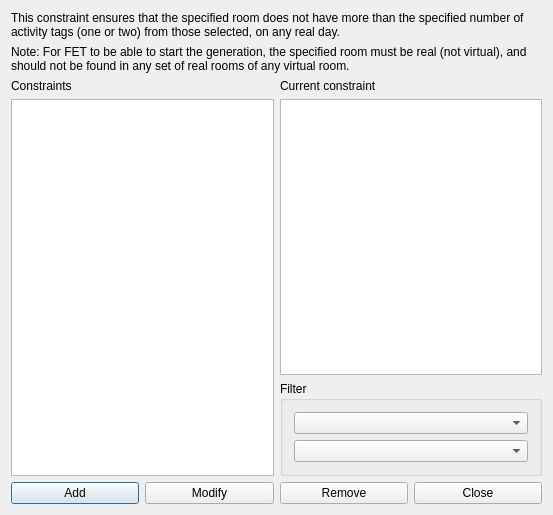
<?xml version="1.0" encoding="UTF-8"?>
<ui version="4.0">
 <class>ConstraintRoomMaxActivityTagsPerRealDayFromSetForm_template</class>
 <widget class="QDialog" name="ConstraintRoomMaxActivityTagsPerRealDayFromSetForm_template">
  <property name="geometry">
   <rect>
    <x>0</x>
    <y>0</y>
    <width>553</width>
    <height>515</height>
   </rect>
  </property>
  <property name="windowTitle">
   <string extracomment="This is the title of the dialog in which you see the list of all constraints of this type">Constraints room max activity tags per real day from set</string>
  </property>
  <layout class="QGridLayout" name="gridLayout_2">
   <item row="0" column="0" colspan="2">
    <widget class="QLabel" name="textLabel1">
     <property name="sizePolicy">
      <sizepolicy hsizetype="Minimum" vsizetype="Minimum">
       <horstretch>0</horstretch>
       <verstretch>0</verstretch>
      </sizepolicy>
     </property>
     <property name="text">
      <string>This constraint ensures that the specified room does not have more than the specified number of activity tags (one or two) from those selected, on any real day.</string>
     </property>
     <property name="wordWrap">
      <bool>true</bool>
     </property>
    </widget>
   </item>
   <item row="1" column="0" colspan="2">
    <widget class="QLabel" name="textLabel1_2">
     <property name="sizePolicy">
      <sizepolicy hsizetype="Minimum" vsizetype="Minimum">
       <horstretch>0</horstretch>
       <verstretch>0</verstretch>
      </sizepolicy>
     </property>
     <property name="text">
      <string comment="The only allowed value for the maximum number of activity tags is 1">Note: For FET to be able to start the generation, the specified room must be real (not virtual), and should not be found in any set of real rooms of any virtual room.</string>
     </property>
     <property name="wordWrap">
      <bool>true</bool>
     </property>
    </widget>
   </item>
   <item row="2" column="0" rowspan="2">
    <layout class="QVBoxLayout" name="verticalLayout_2">
     <item>
      <widget class="QLabel" name="constraintsTextLabel">
       <property name="frameShape">
        <enum>QFrame::NoFrame</enum>
       </property>
       <property name="frameShadow">
        <enum>QFrame::Plain</enum>
       </property>
       <property name="text">
        <string>Constraints</string>
       </property>
       <property name="wordWrap">
        <bool>false</bool>
       </property>
      </widget>
     </item>
     <item>
      <widget class="QListWidget" name="constraintsListWidget"/>
     </item>
    </layout>
   </item>
   <item row="2" column="1">
    <layout class="QVBoxLayout" name="verticalLayout">
     <item>
      <widget class="QLabel" name="currentConstraintTextLabel">
       <property name="text">
        <string>Current constraint</string>
       </property>
       <property name="wordWrap">
        <bool>false</bool>
       </property>
      </widget>
     </item>
     <item>
      <widget class="QPlainTextEdit" name="currentConstraintTextEdit"/>
     </item>
    </layout>
   </item>
   <item row="3" column="1">
    <widget class="QGroupBox" name="filterGroupBox">
     <property name="title">
      <string>Filter</string>
     </property>
     <layout class="QGridLayout" name="gridLayout">
      <item row="0" column="0">
       <widget class="QComboBox" name="roomsComboBox"/>
      </item>
      <item row="1" column="0">
       <widget class="QComboBox" name="activityTagsComboBox"/>
      </item>
     </layout>
    </widget>
   </item>
   <item row="4" column="0" colspan="2">
    <layout class="QHBoxLayout" name="horizontalLayout">
     <item>
      <widget class="QPushButton" name="addConstraintPushButton">
       <property name="text">
        <string>Add</string>
       </property>
      </widget>
     </item>
     <item>
      <widget class="QPushButton" name="modifyConstraintPushButton">
       <property name="text">
        <string>Modify</string>
       </property>
      </widget>
     </item>
     <item>
      <widget class="QPushButton" name="removeConstraintPushButton">
       <property name="text">
        <string>Remove</string>
       </property>
      </widget>
     </item>
     <item>
      <widget class="QPushButton" name="closePushButton">
       <property name="text">
        <string>Close</string>
       </property>
      </widget>
     </item>
    </layout>
   </item>
  </layout>
 </widget>
 <layoutdefault spacing="6" margin="11"/>
 <resources/>
 <connections/>
</ui>
